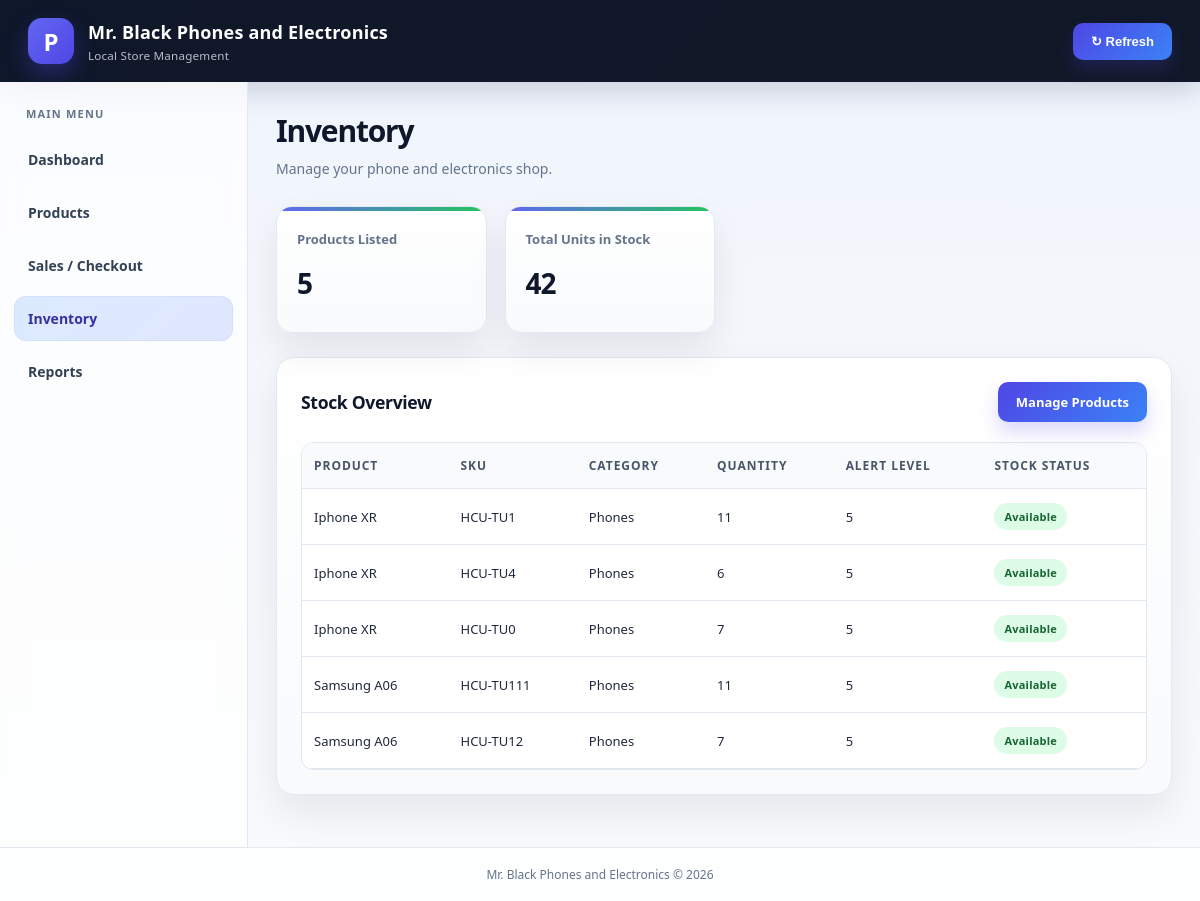
The page /inventory.php on the database its author committed.
### tables this page shows
CREATE TABLE products (
            id INTEGER PRIMARY KEY AUTOINCREMENT,
            name TEXT NOT NULL,
            sku TEXT NOT NULL UNIQUE,
            category TEXT NOT NULL,
            brand TEXT DEFAULT NULL,
            cost_price NUMERIC NOT NULL DEFAULT 0,
            selling_price NUMERIC NOT NULL DEFAULT 0,
            quantity INTEGER NOT NULL DEFAULT 0 CHECK (quantity >= 0),
            low_stock_level INTEGER NOT NULL DEFAULT 5,
            created_at TEXT NOT NULL DEFAULT CURRENT_TIMESTAMP,
            updated_at TEXT NOT NULL DEFAULT CURRENT_TIMESTAMP
        );

### inventory.php (the view, shortened to what this page needs)
<?php
require_once 'config/database.php';
$products = $pdo->query(
    "SELECT * FROM products
     ORDER BY
        CASE
            WHEN quantity = 0 THEN 0
            WHEN quantity <= low_stock_level THEN 1
            ELSE 2
        END,
        name ASC"
)->fetchAll();
$totalUnits = (int) $pdo->query(
    "SELECT COALESCE(SUM(quantity), 0) FROM products"
)->fetchColumn();
require 'includes/header.php';
?>
<section class="stats-grid">
    <div class="stat-card">
        <span>Products Listed</span>
        <h2><?= count($products) ?></h2>
    </div>
    <div class="stat-card">
        <span>Total Units in Stock</span>
        <h2><?= $totalUnits ?></h2>
    </div>
</section>
<section class="panel">
    <div class="panel-heading">
        <h2>Stock Overview</h2>
        <a class="btn btn-primary" href="products.php">Manage Products</a>
    </div>
    <div class="table-wrapper">
        <table>
            <thead>
                <tr>
                    <th>Product</th>
                    <th>SKU</th>
                    <th>Category</th>
                    <th>Quantity</th>
                    <th>Alert Level</th>
                    <th>Stock Status</th>
                </tr>
            </thead>
            <tbody>
                <?php foreach ($products as $product): ?>
                    <tr>
                        <td><?= e($product['name']) ?></td>
                        <td><?= e($product['sku']) ?></td>
                        <td><?= e($product['category']) ?></td>
                        <td><?= (int) $product['quantity'] ?></td>
                        <td><?= (int) $product['low_stock_level'] ?></td>
                        <td>
                            <?php if ((int) $product['quantity'] === 0): ?>
                                <span class="badge badge-danger">Out of stock</span>
                            <?php elseif ((int) $product['quantity'] <= (int) $product['low_stock_level']): ?>
                                <span class="badge badge-warning">Restock soon</span>
                            <?php else: ?>
                                <span class="badge badge-success">Available</span>
                            <?php endif; ?>
                        </td>
                    </tr>
                <?php endforeach; ?>
            </tbody>
        </table>
    </div>
</section>
<?php require 'includes/footer.php'; ?>

### assets/css/style.css (style rules this page uses)
* { box-sizing: border-box; }
:root { --primary: #4f46e5; --primary-dark: #3730a3; --primary-soft: #eef2ff; --background: #f3f6fb; --surface: #ffffff; --surface-alt: #f8fafc; --text: #0f172a; --muted: #64748b; --border: #e2e8f0; --success: #16a34a; --success-soft: #dcfce7; --danger: #dc2626; --danger-soft: #fee2e2; --warning: #d97706; --warning-soft: #fef3c7; --shadow: 0 18px 38px rgba(15, 23, 42, 0.08); }
body { margin: 0; font-family: "Segoe UI", Arial, Helvetica, sans-serif; background: linear-gradient(180deg, #eef4ff 0%, var(--background) 30%, #f8fafc 100%); color: var(--text); font-size: 14px; }
a { color: var(--primary); text-decoration: none; transition: color 0.2s ease, opacity 0.2s ease; }
.stats-grid { display: grid; grid-template-columns: repeat(4, minmax(0, 1fr)); gap: 18px; margin-bottom: 24px; }
.stat-card { background: linear-gradient(180deg, #ffffff 0%, #f8fafc 100%); padding: 22px 20px; border: 1px solid var(--border); border-radius: 16px; min-width: 0; box-shadow: var(--shadow); position: relative; overflow: hidden; }
.stat-card::before { content: ""; position: absolute; inset: 0 auto auto 0; width: 100%; height: 4px; background: linear-gradient(90deg, #6366f1 0%, #22c55e 100%); }
.stat-card span { color: var(--muted); font-size: 13px; font-weight: 600; }
.stat-card h2 { font-size: 28px; margin: 16px 0 8px; overflow-wrap: anywhere; letter-spacing: -0.04em; }
.panel { background: linear-gradient(180deg, #ffffff 0%, #f8fafc 100%); border: 1px solid var(--border); border-radius: 18px; padding: 24px; margin-bottom: 24px; box-shadow: var(--shadow); }
.panel h2 { margin: 0 0 20px; font-size: 1.1rem; font-weight: 800; letter-spacing: -0.02em; }
.panel-heading { display: flex; justify-content: space-between; align-items: center; gap: 15px; margin-bottom: 20px; }
.panel-heading h2 { margin: 0; }
.btn { display: inline-block; border: 0; border-radius: 10px; padding: 11px 18px; font-size: 13px; font-weight: 700; cursor: pointer; text-align: center; white-space: nowrap; transition: transform 0.2s ease, box-shadow 0.2s ease, opacity 0.2s ease; }
.btn-primary { background: linear-gradient(135deg, #4f46e5 0%, #3b82f6 100%); color: #ffffff; box-shadow: 0 10px 18px rgba(79, 70, 229, 0.2); }
.table-wrapper { width: 100%; overflow-x: auto; border-radius: 12px; border: 1px solid var(--border); background: #fff; }
table { width: 100%; border-collapse: collapse; min-width: 700px; }
th, td { padding: 14px 12px; border-bottom: 1px solid var(--border); text-align: left; vertical-align: middle; }
th { background: #f8fafc; color: #475569; font-size: 12px; text-transform: uppercase; letter-spacing: 0.08em; font-weight: 800; }
td { font-size: 13px; color: #1e293b; }
.badge { display: inline-block; padding: 6px 10px; border-radius: 999px; font-size: 11px; font-weight: 800; white-space: nowrap; letter-spacing: 0.02em; }
.badge-success { background: var(--success-soft); color: #166534; }

### rows shown on the page
products: name "Iphone XR", sku "HCU-TU1", category "Phones", quantity "11", low_stock_level "5", shows "Available"
products: name "Iphone XR", sku "HCU-TU4", category "Phones", quantity "6", low_stock_level "5", shows "Available"
products: name "Iphone XR", sku "HCU-TU0", category "Phones", quantity "7", low_stock_level "5", shows "Available"
products: name "Samsung A06", sku "HCU-TU111", category "Phones", quantity "11", low_stock_level "5", shows "Available"
products: name "Samsung A06", sku "HCU-TU12", category "Phones", quantity "7", low_stock_level "5", shows "Available"

### other values the page prints
$pageTitle "Inventory"
count($products) "5"
$totalUnits "42"
